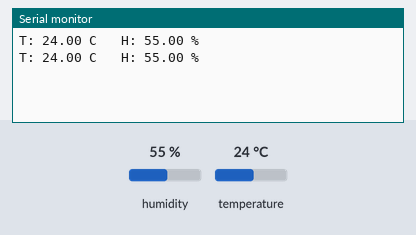
A sketch run on a simulated Arduino Uno, built with avr-gcc and run on an emulated ATmega328P. On the bench: the last lines printed to the serial monitor. Inputs (shaded band) come from the test bench; at power-on: humidity 55 %, temperature 24 °C.

Above: at 2.8 s.
2.9 s: humidity set to 22 %
At 5.3 s:
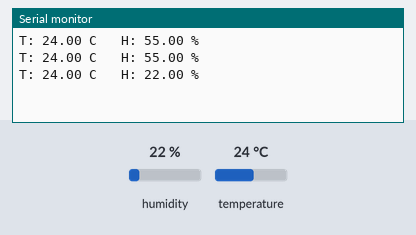
5.6 s: temperature set to 12 °C
At 6.7 s:
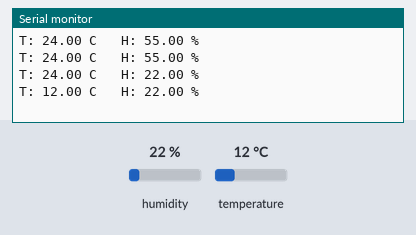
8.3 s: humidity set to 40 %
At 11.5 s:
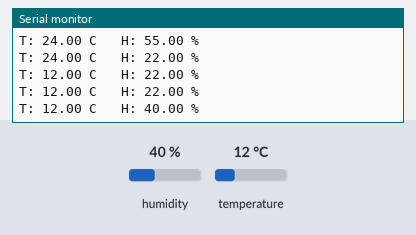
Timing chart, 0 to 13.0 s (numbered marks = the images above; inputs shaded):
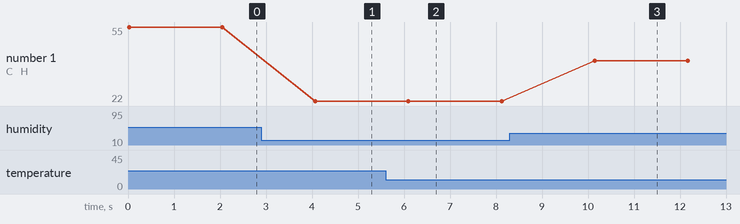

Measured:
- after the input at 2.9 s, the serial monitor: prints a new line after 1.2 s (image 1)
- after the input at 5.6 s, the serial monitor: prints a new line after 0.50 s (image 2)
- after the input at 8.3 s, the serial monitor: prints a new line after 1.8 s (image 3)
- plotted number 1: 55 → 22 after the input at 2.9 s, 22 → 40 after the input at 8.3 s

The sketch:

DHT11.ino
```cpp
#include <DHT.h>
#define DHTPIN 3
#define DHTTYPE DHT11
DHT dht(DHTPIN, DHTTYPE);
void setup() {
  Serial.begin(9600);
  dht.begin();
}
void loop() {
  float t = dht.readTemperature();
  float h = dht.readHumidity();
    Serial.print("T: "); Serial.print(t); Serial.print(" C   ");
    Serial.print("H: "); Serial.print(h); Serial.println(" %");
  delay(2000);
}
```
